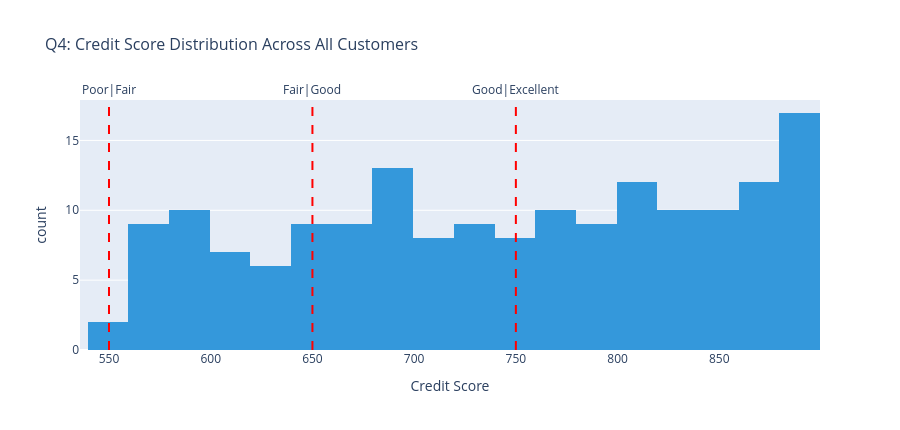

Notebook cell for this chart:
### Code cell
fig2 = px.histogram(
    customers,
    x='credit_score',
    nbins=20,
    color_discrete_sequence=['#3498db'],
    title='Q4: Credit Score Distribution Across All Customers',
    labels={'credit_score': 'Credit Score', 'count': 'Customers'}
)

# Add band boundary lines
for score, label in [(550,'Poor|Fair'), (650,'Fair|Good'), (750,'Good|Excellent')]:
    fig2.add_vline(
        x=score,
        line_dash='dash',
        line_color='red',
        annotation_text=label,
        annotation_position='top'
    )

fig2.update_layout(height=430, title_font_size=16)
fig2.show()

print(f"\n── Credit Score Statistics ──")
print(customers['credit_score'].describe().round(1))

### Figure 1 — Plotly figure (JSON) as saved in the notebook; plotly's stock layout.template omitted (floating-point values rounded to 4 significant figures; data arrays with more than 128 entries replaced by an {"elided": "..."} marker saying what was removed)
{"data": [{"bingroup": "x", "hovertemplate": "Credit Score=%{x}<br>count=%{y}<extra></extra>", "legendgroup": "", "marker": {"color": "#3498db", "pattern": {"shape": ""}}, "name": "", "nbinsx": 20, "orientation": "v", "showlegend": false, "type": "histogram", "x": {"elided": "170 int values"}, "xaxis": "x", "yaxis": "y"}], "layout": {"annotations": [{"showarrow": false, "text": "Poor|Fair", "x": 550, "xanchor": "center", "xref": "x", "y": 1, "yanchor": "bottom", "yref": "y domain"}, {"showarrow": false, "text": "Fair|Good", "x": 650, "xanchor": "center", "xref": "x", "y": 1, "yanchor": "bottom", "yref": "y domain"}, {"showarrow": false, "text": "Good|Excellent", "x": 750, "xanchor": "center", "xref": "x", "y": 1, "yanchor": "bottom", "yref": "y domain"}], "barmode": "relative", "height": 430, "legend": {"tracegroupgap": 0}, "shapes": [{"line": {"color": "red", "dash": "dash"}, "type": "line", "x0": 550, "x1": 550, "xref": "x", "y0": 0, "y1": 1, "yref": "y domain"}, {"line": {"color": "red", "dash": "dash"}, "type": "line", "x0": 650, "x1": 650, "xref": "x", "y0": 0, "y1": 1, "yref": "y domain"}, {"line": {"color": "red", "dash": "dash"}, "type": "line", "x0": 750, "x1": 750, "xref": "x", "y0": 0, "y1": 1, "yref": "y domain"}], "title": {"font": {"size": 16}, "text": "Q4: Credit Score Distribution Across All Customers"}, "xaxis": {"anchor": "y", "domain": [0, 1], "title": {"text": "Credit Score"}}, "yaxis": {"anchor": "x", "domain": [0, 1], "title": {"text": "count"}}}}
